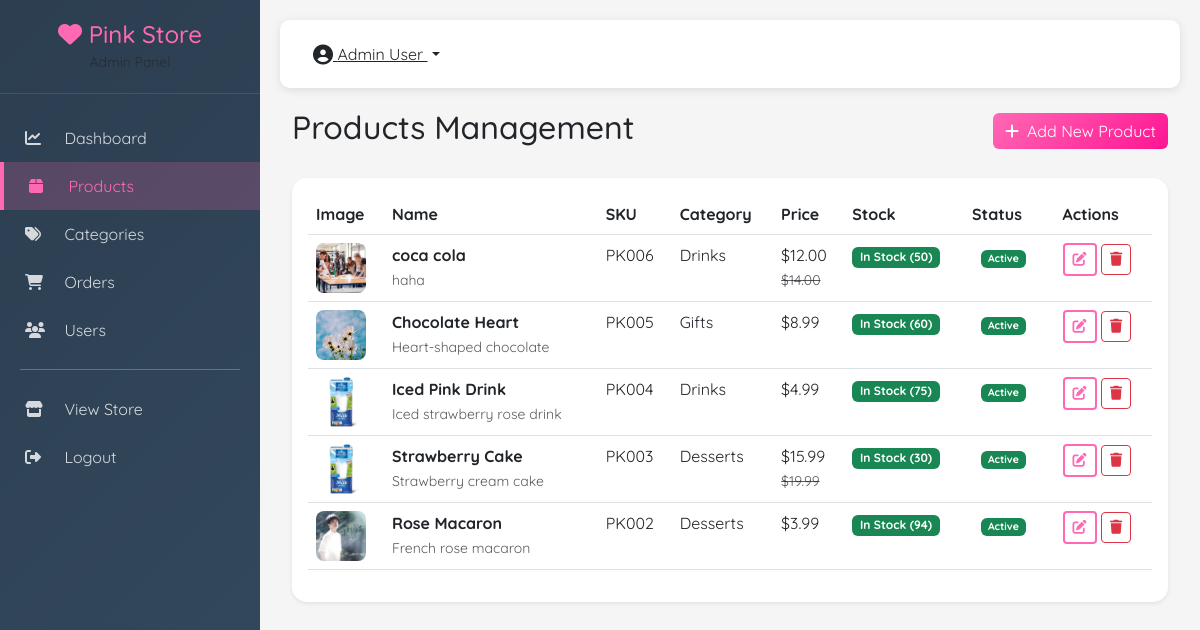
The app's page /admin/products (signed in) with its own data.
### models.py (models this page shows)
class User(UserMixin):
    pass

class Product:
    pass

class Category:
    pass

### admin_routes.py (the view)
    @app.route('/admin/products')
    @login_required
    def admin_products():
        if not current_user.is_admin:
            return redirect(url_for('index'))
        products = Product.query.order_by(Product.created_at.desc()).all()
        return render_template('admin/products.html', products=products)

### templates/admin/products.html (shortened to what this page needs)
{% extends 'admin/base_admin.html' %}
{% block admin_content %}
<div class="container-fluid">
    <div class="d-flex justify-content-between align-items-center mb-4">
        <h2>Products Management</h2>
        <a href="{{ url_for('admin_product_create') }}" class="btn btn-pink">
            <i class="fas fa-plus me-2"></i>Add New Product
        </a>
    </div>
    <div class="card border-0 shadow-sm">
        <div class="card-body">
            <div class="table-responsive">
                <table class="table table-hover" id="productsTable">
                    <thead>
                        <tr>
                            <th>Image</th>
                            <th>Name</th>
                            <th>SKU</th>
                            <th>Category</th>
                            <th>Price</th>
                            <th>Stock</th>
                            <th>Status</th>
                            <th>Actions</th>
                        </tr>
                    </thead>
                    <tbody>
                        {% for product in products %}
                        <tr>
                            <td>
                                <img src="{{ product.image_url }}" width="50" height="50" style="object-fit: cover; border-radius: 8px;">
                            </td>
                            <td>
                                <strong>{{ product.name }}</strong>
                                <br>
                                <small class="text-muted">{{ product.short_description[:50] if product.short_description else '' }}</small>
                            </td>
                            <td>{{ product.sku or 'N/A' }}</td>
                            <td>{{ product.category.name if product.category else 'Uncategorized' }}</td>
                            <td>
                                ${{ "%.2f"|format(product.price) }}
                                {% if product.compare_price %}
                                <br>
                                <small class="text-muted"><s>${{ "%.2f"|format(product.compare_price) }}</s></small>
                                {% endif %}
                            </td>
                            <td>
                                {% if product.stock <= 0 %}
                                <span class="badge bg-danger">Out of Stock</span>
                                {% elif product.stock < 10 %}
                                <span class="badge bg-warning">Low Stock ({{ product.stock }})</span>
                                {% else %}
                                <span class="badge bg-success">In Stock ({{ product.stock }})</span>
                                {% endif %}
                            </td>
                            <td>
                                <button class="btn btn-sm toggle-status" data-id="{{ product.id }}" data-type="product">
                                    {% if product.is_active %}
                                    <span class="badge bg-success">Active</span>
                                    {% else %}
                                    <span class="badge bg-secondary">Inactive</span>
                                    {% endif %}
                                </button>
                            </td>
                            <td>
                                <a href="{{ url_for('admin_product_edit', product_id=product.id) }}" class="btn btn-sm btn-outline-pink">
                                    <i class="fas fa-edit"></i>
                                </a>
                                <button class="btn btn-sm btn-outline-danger delete-product" data-id="{{ product.id }}" data-name="{{ product.name }}">
                                    <i class="fas fa-trash"></i>
                                </button>
                            </td>
                        </tr>
                        {% endfor %}
                    </tbody>
                </table>
            </div>
        </div>
    </div>
</div>
{% endblock %}

### templates/admin/base_admin.html (shortened to what this page needs)
<!DOCTYPE html>
<html lang="en">
<head>
    <link href="https://cdn.jsdelivr.net/npm/bootstrap@5.3.0/dist/css/bootstrap.min.css" rel="stylesheet">
    <link rel="stylesheet" href="https://cdnjs.cloudflare.com/ajax/libs/font-awesome/6.4.0/css/all.min.css">
</head>
<body>
    <div class="admin-sidebar" id="sidebar">
        <div class="sidebar-header">
            <h4><i class="fas fa-heart"></i> Pink Store</h4>
            <small class="text-muted">Admin Panel</small>
        </div>
        <div class="sidebar-menu">
            <a href="{{ url_for('admin_dashboard') }}" class="menu-item {% if request.endpoint == 'admin_dashboard' %}active{% endif %}">
                <i class="fas fa-chart-line"></i> Dashboard
            </a>
            <a href="{{ url_for('admin_products') }}" class="menu-item {% if request.endpoint in ['admin_products', 'admin_product_create', 'admin_product_edit'] %}active{% endif %}">
                <i class="fas fa-box"></i> Products
            </a>
            <a href="{{ url_for('admin_categories') }}" class="menu-item {% if request.endpoint in ['admin_categories'] %}active{% endif %}">
                <i class="fas fa-tags"></i> Categories
            </a>
            <a href="{{ url_for('admin_orders') }}" class="menu-item {% if request.endpoint in ['admin_orders', 'admin_order_detail'] %}active{% endif %}">
                <i class="fas fa-shopping-cart"></i> Orders
            </a>
            <a href="{{ url_for('admin_users') }}" class="menu-item {% if request.endpoint == 'admin_users' %}active{% endif %}">
                <i class="fas fa-users"></i> Users
            </a>
            <hr style="margin: 15px 20px; background: rgba(255,255,255,0.1);">
            <a href="{{ url_for('index') }}" class="menu-item">
                <i class="fas fa-store"></i> View Store
            </a>
            <a href="{{ url_for('admin_logout') }}" class="menu-item">
                <i class="fas fa-sign-out-alt"></i> Logout
            </a>
        </div>
    </div>
    <div class="admin-content">
        <div class="admin-navbar d-flex justify-content-between align-items-center">
            <div class="d-flex align-items-center">
                <div class="dropdown">
                    <button class="btn btn-link text-dark dropdown-toggle" data-bs-toggle="dropdown">
                        <i class="fas fa-user-circle fa-lg"></i> {{ current_user.full_name }}
                    </button>
                </div>
            </div>
        </div>
        {% block admin_content %}{% endblock %}
    </div>
</body>
</html>

### templates/admin/base_admin.html (style rules this page uses)
:root { --primary-pink: #ff69b4; --dark-pink: #ff1493; --light-pink: #ffb6c1; --soft-pink: #fff0f5; }
* { margin: 0; padding: 0; box-sizing: border-box; }
body { font-family: 'Quicksand', sans-serif; background: #f5f5f5; }
.admin-sidebar { background: linear-gradient(135deg, #2c3e50, #34495e); min-height: 100vh; color: white; position: fixed; left: 0; top: 0; width: 260px; transition: all 0.3s ease; }
.sidebar-header { padding: 20px; text-align: center; border-bottom: 1px solid rgba(255,255,255,0.1); }
.sidebar-header h4 { margin: 0; color: var(--primary-pink); }
.sidebar-menu { padding: 20px 0; }
.sidebar-menu .menu-item { padding: 12px 25px; color: rgba(255,255,255,0.8); display: block; transition: all 0.3s ease; text-decoration: none; }
.sidebar-menu .menu-item:hover, .sidebar-menu .menu-item.active { background: rgba(255,105,180,0.2); color: var(--primary-pink); border-left: 4px solid var(--primary-pink); }
.sidebar-menu .menu-item i { width: 25px; margin-right: 10px; }
.admin-content { margin-left: 260px; padding: 20px; min-height: 100vh; }
.admin-navbar { background: white; box-shadow: 0 2px 10px rgba(0,0,0,0.1); padding: 15px 20px; margin-bottom: 20px; border-radius: 10px; }
.btn-pink { background: linear-gradient(135deg, var(--primary-pink), var(--dark-pink)); color: white; border: none; }
.btn-outline-pink { border: 2px solid var(--primary-pink); color: var(--primary-pink); }
.card { border: none; border-radius: 15px; }

### records on screen
User: full_name "Admin User"
Product: image_url (picture), name "coca cola", short_description "haha", sku "PK006", category "Drinks", price "12.00", compare_price "14.00", stock "50", is_active "Active"
Product: image_url (picture), name "Chocolate Heart", short_description "Heart-shaped chocolate", sku "PK005", category "Gifts", price "8.99", stock "60", is_active "Active"
Product: image_url (picture), name "Iced Pink Drink", short_description "Iced strawberry rose drink", sku "PK004", category "Drinks", price "4.99", stock "75", is_active "Active"
Product: image_url (picture), name "Strawberry Cake", short_description "Strawberry cream cake", sku "PK003", category "Desserts", price "15.99", compare_price "19.99", stock "30", is_active "Active"
Product: image_url (picture), name "Rose Macaron", short_description "French rose macaron", sku "PK002", category "Desserts", price "3.99", stock "94", is_active "Active"
